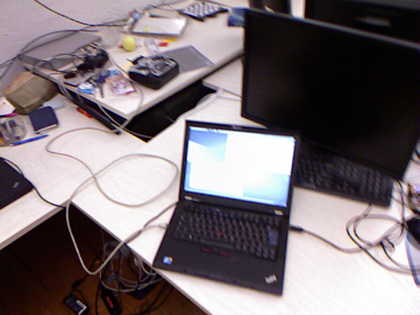
%> input picture rgb/1305031910.765238.png, 420 x 315 px, shrunk from 640 x 480 before the run
$ octave doAlignment.m   (GNU Octave 9; MATLAB toolbox functions it lacks are replaced by stand-ins)
%> lines starting %> are read from the running program, lines starting %| are printed output that depends on the picture
### TUM Direct Image Alignment Exercise Files/imreadbw.m
function I = imreadbw(file)
%> called with file = 'rgb/1305031910.765238.png'
I=im2double(imread(file)) ;

if(size(I,3) > 1)
  I = rgb2gray( I ) ;
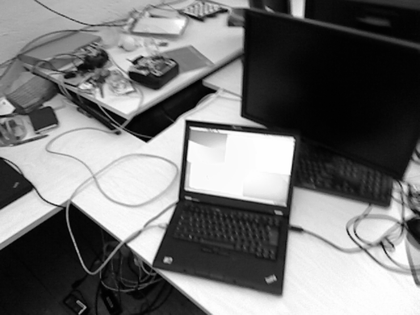
%> I: size 315x420 double; min 0.00162, max 1, mean 0.454
end

### doAlignment.m
addpath('functions')

% [11 lines of commented-out code are left out]
%%
% [12 lines of commented-out code are left out]

%%
K = [517.3 0 318.6;	0 516.5 255.3; 0 0 1];

c1 = double(imreadbw('rgb/1305031910.765238.png'));
c2 = double(imreadbw('rgb/1305031910.797230.png'));
%> call 2 of imreadbw, with file = 'rgb/1305031910.797230.png'
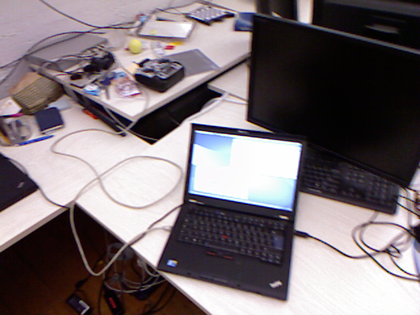
%> input picture rgb/1305031910.797230.png, 420 x 315 px, shrunk from 640 x 480 before the run
%> in imreadbw (call 2), `I = rgb2gray( I ) ;`:
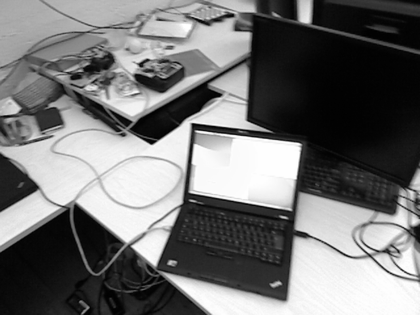
%> I: size 315x420 double; min 0.00117, max 1, mean 0.451

d1 = double(imreadbw('depth/1305031910.771502.png'));
%> call 3 of imreadbw, with file = 'depth/1305031910.771502.png'
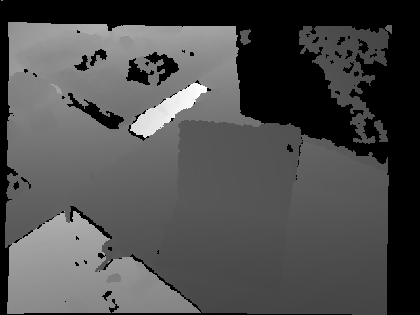
%> input picture depth/1305031910.771502.png, 420 x 315 px, shrunk from 640 x 480 before the run
d2 = double(imreadbw('depth/1305031910.803249.png'));
%> call 4 of imreadbw, with file = 'depth/1305031910.803249.png'
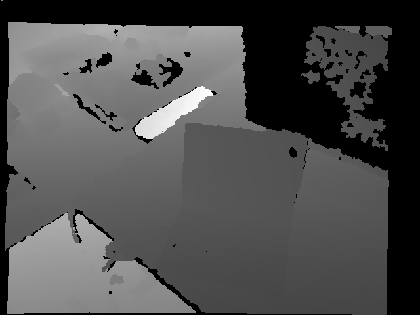
%> input picture depth/1305031910.803249.png, 420 x 315 px, shrunk from 640 x 480 before the run

% result:
%   0.0008 0.0002 0.0000 -0.0095 0.0072 0.0162
p1 = [-0.8683 0.6026 1.5627 0.8219 -0.3912 0.1615 -0.3811];
p2 = [-0.8674 0.6100 1.5631 0.8246 -0.3835 0.1609 -0.3836];

x1 = p1(1); y1 = p1(2); z1 = p1(3); qx1 = p1(4); qy1 = p1(5); qz1 = p1(6); qw1 = p1(7);

P_1_in_w = [x1; y1; z1];
q_1_to_w = [qw1, qx1, qy1, qz1];
%> (the run ends here)
